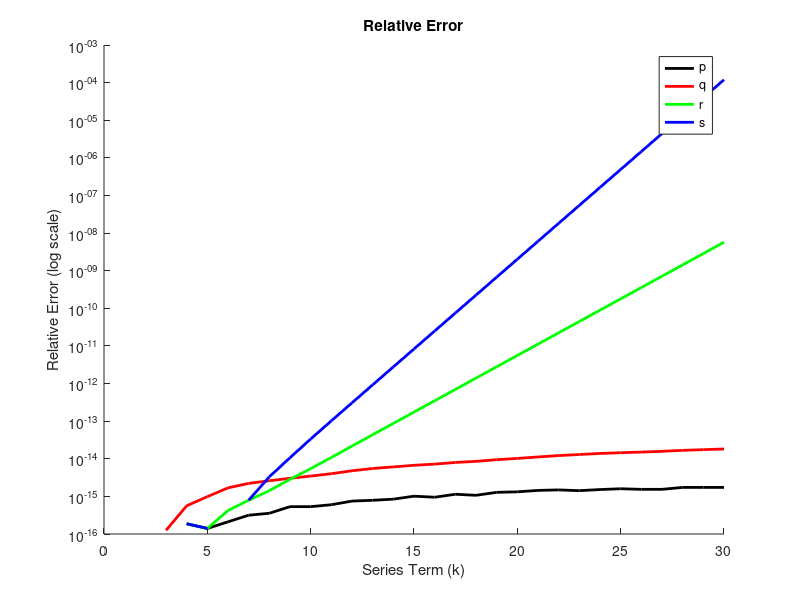

Source code (MATLAB):

%  Numerical Methods
%  MAT/CSC 381
%  Project 01

%  Create a report discussing the effects of accumulated roundoff 
%   in creating a sequence of numbers. Implement the following 
%   using software and express your answers graphically. Show that 
%   each method of computing the sequence yields the same numbers 
%   in exact arithmetic. Discuss which methods are better and 
%   which are worse.

clear all; close all;

M = 30;
n = 1:M;

% Compute the exact value using a direct formula using 
%    vector operations (note the dot operation .^)
x = (2/3) .^ (n-1);

% Set up initial terms of each sequence to start the recursion
p(1) = 1;
q(1) = 1;
q(2) = 2/3;
r(1) = 1;
r(2) = 2/3;
s(1) = 1;
s(2) = 2/3;

% Compute the single-step recursion to get the sequence p
for k=1:M-1
   p(k+1) = 2*p(k)/3;
end

% Compute the two-step recursions to get the sequences q, r, s
for k=1:M-2
   q(k+2) = (7/6)*q(k+1) - (1/3)*q(k);
   r(k+2) = (2)*r(k+1) - (8/9)*r(k);
   s(k+2) = (8/3)*s(k+1) - (4/3)*s(k);
end

% Compute the relative errors for each sequence using 
%   vector operations (note the dot operations . /)
relp = abs(x - p) ./ x;
relq = abs(x - q) ./ x;
relr = abs(x - r) ./ x;
rels = abs(x - s) ./ x;

% Plot results
hold on
semilogy(n,relp,'k', 'linewidth',2);
semilogy(n,relq,'r', 'linewidth',2);
semilogy(n,relr,'g', 'linewidth',2);
semilogy(n,rels,'b', 'linewidth',2);

legend('p','q','r','s');
title('Relative Error');
xlabel('Series Term (k)')
ylabel('Relative Error (log scale)')

